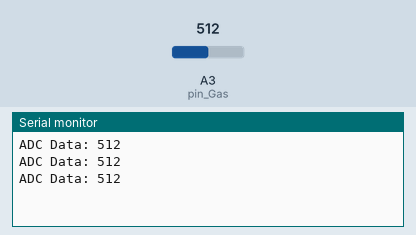
Bench run of a sketch on a simulated Arduino Uno, built with avr-gcc and run on an emulated ATmega328P. Parts: the last lines printed to the serial monitor. The inputs (shaded band) are chosen by the test bench; at power-on: A3 (pin_Gas) = 512.

Above: at 1.3 s.
1.4 s: A3 (pin_Gas) set to 716
At 1.9 s:
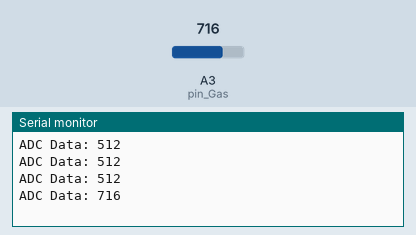
2.9 s: A3 (pin_Gas) set to 900
At 3.4 s:
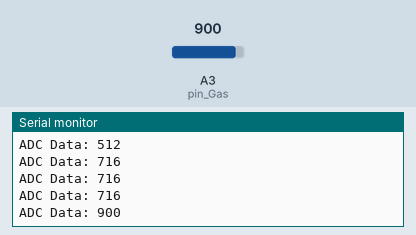
Timing chart, 0 to 5.9 s (numbered marks = the images above; inputs shaded):
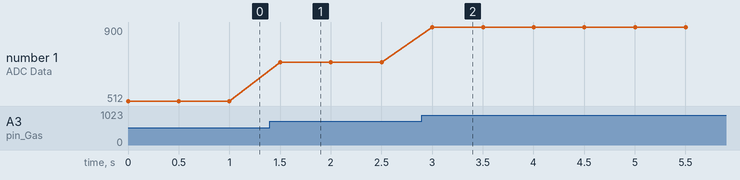

Measured:
- after the input at 1.4 s, the serial monitor: prints a new line after 0.10 s (image 1)
- after the input at 2.9 s, the serial monitor: prints a new line after 0.10 s (image 2)
- plotted number 1: 512 → 716 after the input at 1.4 s, 716 → 900 after the input at 2.9 s

The sketch:

Gas.ino
```cpp
int pin_Gas = A3;

void setup() {
  // put your setup code here, to run once:
  pinMode(pin_Gas, INPUT);
  Serial.begin(115200);
}

void loop() {
  // put your main code here, to run repeatedly:
  Serial.print("ADC Data: ");
  Serial.println(analogRead(pin_Gas));
  delay(500);
}
```
